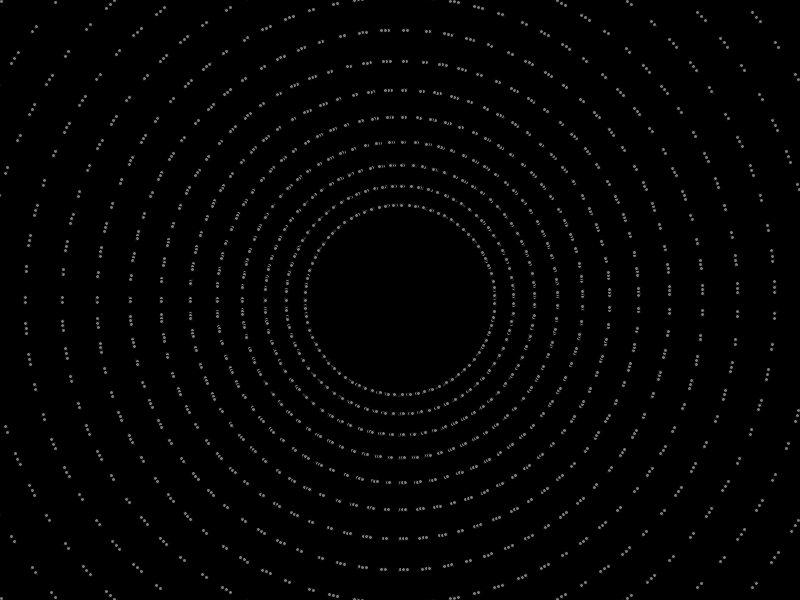
Frame 1 (no input)
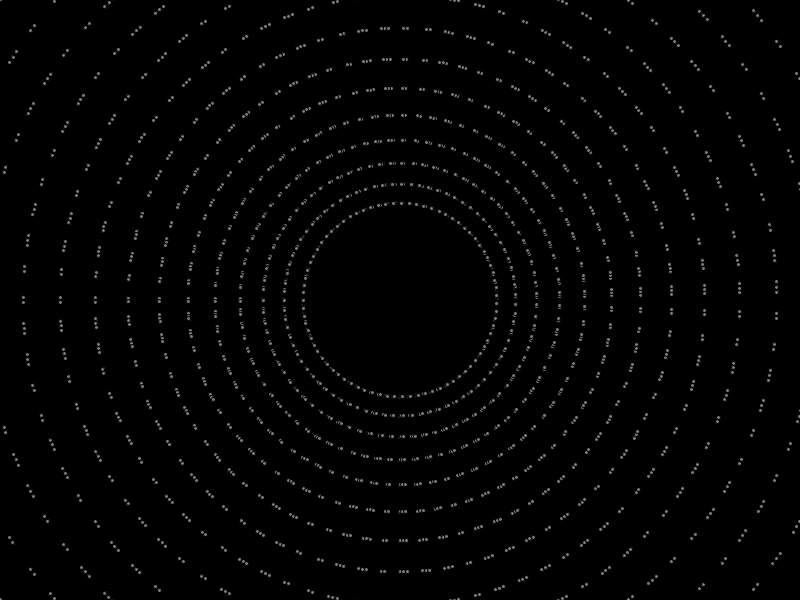
Frame 60 (the mouse pressed at the canvas centre just before this capture)
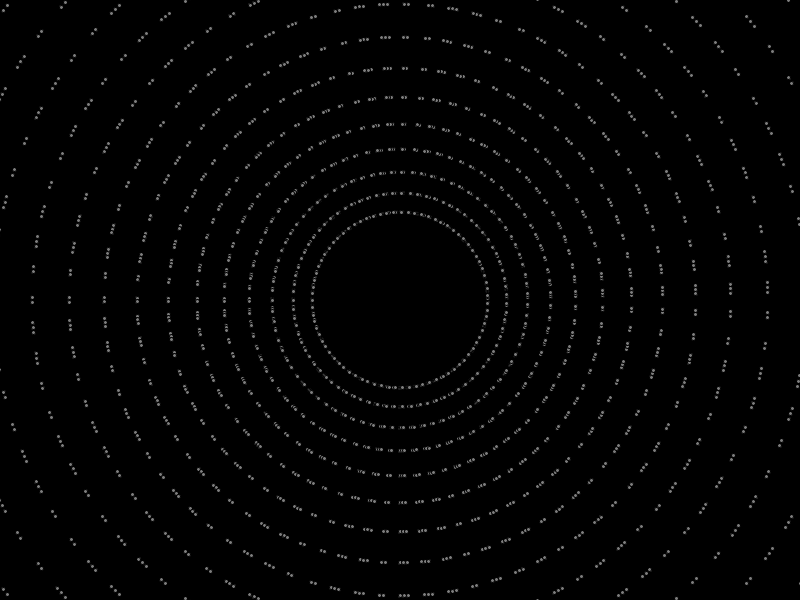
Frame 120 (the mouse held since frame 60 and released just before this capture)

The Processing sketch that drew these frames (run headless with seeded random() and noise(); from frame 60 on, the mouse is pressed at the canvas centre):

// Processing sketch: processing_87367
// ── processing_87367.pde

BurstOfCircles circles;

void setup(){
  size(800, 600);
  smooth();
  circles = new BurstOfCircles();
}

void draw(){
   
  background(0);
  circles.draw(); 
   
}

class BurstOfCircles
{
  CircleParticle[] p = new CircleParticle[ 28000 ]; 
  
  BurstOfCircles()
  {
     int i=0, n=p.length;
     for(i=0;i<n;i++){
       p[i] = new CircleParticle(); 
       p[i].drawRadius = 2;
       p[i].x = width/2;
       p[i].y = height/2;
     }     
  }
  
  void draw() 
  {
     int i=0, n = 14;     
     int j=0, n2 = p.length / n;     
     float angle = 90, radius = 20;
     float x=width/2, y=height/2;
     float radiusIncrease = 20;
     
     float ease = 2;
          
     for(j=0; j<200; j++){ 
       
       radiusIncrease = 19;
       radius = 100*cos(frameCount/PI);  
       angle = (float)(j/PI);    
       for(i=0; i<14; i++){
         //angle = (float)(j/3.14);   0
         p[i].x = x + ( radius * (float)sin( angle ) );
         p[i].y = y + ( radius * (float)cos( angle ) );
         //p[i].drawRadius = 3;
         p[i].posRadius = radius;
         drawParticle( p[i].drawRadius, p[i].x, p[i].y );
         radius += radiusIncrease;
         radiusIncrease += 2;
         if(radiusIncrease < 1) radiusIncrease = 1;         
         ease+=2;
       }
     }
    
  }
  
  void drawParticle(float radius, float x, float y){    
    
    int i=0, n=90;
    float angle = 90;
    float vx1=x, vy1=y;
    float vx2=x, vy2=y;
    
    float h =  radius*2;
    float w = radius*2;
    
    if (keyPressed) {
    if (key  == 'r' || key == 'R')
      fill(255, 0, 0);
    if (key == 'b' || key == 'B') 
      fill(0, 0, 255);
    if (key == 'g' || key == 'G')
      fill(0, 255, 0);    
    if (key == 'y' || key == 'y') 
      fill(255, 255, 0); 
    if (key == 't' || key == 'T')
      fill(0, 255, 255);
    if (key == 'm' || key == 'm')
      fill(255, 0, 255);
    if (key == 'o' || key == 'o')
      fill(255, 100, 50);
    if (key == 'p' || key == 'P')
      fill(126, 50, 126);  
  } 
    else {fill(126);}
    ellipse( x, y, w, h);  
  }
  }
class CircleParticle 
{
  public float drawRadius;  
  public float posRadius;
  public float x;
  public float y;  
  CircleParticle(){ }  
}
